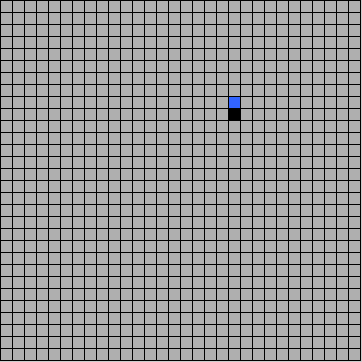
Frame 1 (no input)
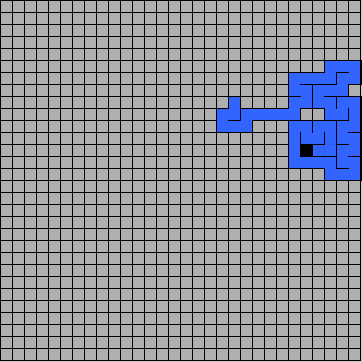
Frame 60 (the mouse pressed at the canvas centre just before this capture)
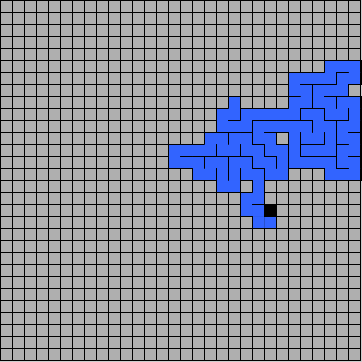
Frame 120 (the mouse held since frame 60 and released just before this capture)

The Processing sketch that drew these frames (run headless with seeded random() and noise(); from frame 60 on, the mouse is pressed at the canvas centre):

// Processing sketch: MazeGenerator
// ── MazeGenerator.pde
Cell[][] grid;

Cell current;
ArrayList<Cell> stack;

boolean complete;

void setup() {
  size(362, 362);

  grid = new Cell[30][30];
  for (int x = 0; x < grid.length; x++) {
    for (int y = 0; y < grid[x].length; y++) {
      grid[x][y] = new Cell(x, y, width/float(grid.length)-(1/float(grid.length)), height/float(grid[x].length)-(1/float(grid[x].length)));
    }
  }

  current = grid[round(random(grid.length-1))][round(random(grid[0].length-1))];
  current.visited = true;

  stack = new ArrayList<Cell>();
}

void draw() {
  for (int x = 0; x < grid.length; x++) {
    for (int y = 0; y < grid[x].length; y++) {
      grid[x][y].display();
    }
  }

  current.update();

  fill(complete ? 255 : 0);
  rect(current.x*current.w, current.y*current.h, current.w, current.h);
}

// ── Cell.pde
class Cell {
  int x;
  int y;

  float w;
  float h;

  boolean[] walls = {true, true, true, true};
  boolean visited;

  Cell(int _x, int _y, float _w, float _h) {
    x = _x;
    y = _y;

    w = _w;
    h = _h;
  }

  void display() {
    noStroke();
    if (visited)
      fill(50, 100, 255);
    else
      fill(175);

    rect(x*w, y*h, w, h);

    stroke(0);
    if (walls[0])
      line(x*w, y*w, x*w+w, y*w);
    if (walls[1])
      line(x*w+w, y*w, x*w+w, y*w+w);
    if (walls[2])
      line(x*w, y*w+w, x*w+w, y*w+w);
    if (walls[3])
      line(x*w, y*w, x*w, y*w+w);
  }

  void update() {
    if (!complete) {
      ArrayList<Cell> neighbors = new ArrayList<Cell>();

      if (x-1 >= 0 && !grid[x-1][y].visited)
        neighbors.add(grid[x-1][y]);

      if (x+1 < grid.length && !grid[x+1][y].visited)
        neighbors.add(grid[x+1][y]);

      if (y-1 >= 0 && !grid[x][y-1].visited)
        neighbors.add(grid[x][y-1]);

      if (y+1 < grid[x].length && !grid[x][y+1].visited)
        neighbors.add(grid[x][y+1]);

      if (neighbors.size() > 0) {
        Cell next = neighbors.get(round(random(neighbors.size()-1)));

        stack.add(next);
        current.removeWalls(next);
        current = next;

        current.visited = true;
      } else if (stack.size() > 1) {
        current = stack.get(stack.size()-2);
        stack.remove(current);
      } else {
        complete = true;
      }
    }
  }

  void removeWalls(Cell next) {
    if (next.x > x) {
      walls[1] = false;
      next.walls[3] = false;
    }

    if (next.x < x) {
      walls[3] = false;
      next.walls[1] = false;
    }

    if (next.y > y) {
      walls[2] = false;
      next.walls[0] = false;
    }

    if (next.y < y) {
      walls[0] = false;
      next.walls[2] = false;
    }
  }
}
